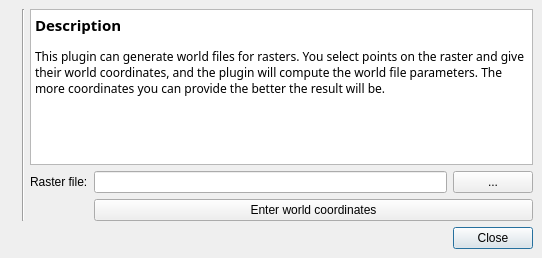
<ui version="4.0" >
 <author></author>
 <comment></comment>
 <exportmacro></exportmacro>
 <class>QgsGeorefPluginGuiBase</class>
 <widget class="QDialog" name="QgsGeorefPluginGuiBase" >
  <property name="geometry" >
   <rect>
    <x>0</x>
    <y>0</y>
    <width>542</width>
    <height>258</height>
   </rect>
  </property>
  <property name="windowTitle" >
   <string>Georeferencer</string>
  </property>
  <property name="windowIcon" >
   <iconset resource="georeferencer.qrc" >:/icon.png</iconset>
  </property>
  <layout class="QGridLayout" >
   <property name="margin" >
    <number>9</number>
   </property>
   <property name="spacing" >
    <number>6</number>
   </property>
   <item row="1" column="2" >
    <widget class="QLabel" name="textLabel1" >
     <property name="text" >
      <string>Raster file:</string>
     </property>
    </widget>
   </item>
   <item row="0" column="2" colspan="3" >
    <widget class="QTextEdit" name="textEdit" >
     <property name="html" >
      <string>&lt;html>&lt;head>&lt;meta name="qrichtext" content="1" />&lt;/head>&lt;body style=" white-space: pre-wrap; font-family:Sans Serif; font-size:9pt; font-weight:400; font-style:normal; text-decoration:none;">&lt;p style=" margin-top:16px; margin-bottom:12px; margin-left:0px; margin-right:0px; -qt-block-indent:0; text-indent:0px;">&lt;span style=" font-size:11pt; font-weight:600;">Description&lt;/span>&lt;/p>&lt;p style=" margin-top:12px; margin-bottom:12px; margin-left:0px; margin-right:0px; -qt-block-indent:0; text-indent:0px;">This plugin can generate world files for rasters. You select points on the raster and give their world coordinates, and the plugin will compute the world file parameters. The more coordinates you can provide the better the result will be.&lt;/p>&lt;/body>&lt;/html></string>
     </property>
    </widget>
   </item>
   <item rowspan="3" row="0" column="0" >
    <widget class="QLabel" name="pixmapLabel2" >
     <property name="maximumSize" >
      <size>
       <width>150</width>
       <height>32767</height>
      </size>
     </property>
     <property name="pixmap" >
      <pixmap resource="georeferencer.qrc" >:/georef.png</pixmap>
     </property>
     <property name="scaledContents" >
      <bool>true</bool>
     </property>
    </widget>
   </item>
   <item row="3" column="0" colspan="5" >
    <layout class="QHBoxLayout" >
     <property name="margin" >
      <number>0</number>
     </property>
     <property name="spacing" >
      <number>6</number>
     </property>
     <item>
      <spacer>
       <property name="orientation" >
        <enum>Qt::Horizontal</enum>
       </property>
       <property name="sizeType" >
        <enum>QSizePolicy::Expanding</enum>
       </property>
       <property name="sizeHint" >
        <size>
         <width>441</width>
         <height>21</height>
        </size>
       </property>
      </spacer>
     </item>
     <item>
      <widget class="QPushButton" name="pbnClose" >
       <property name="text" >
        <string>Close</string>
       </property>
      </widget>
     </item>
    </layout>
   </item>
   <item rowspan="3" row="0" column="1" >
    <widget class="Line" name="line1" >
     <property name="maximumSize" >
      <size>
       <width>2</width>
       <height>32767</height>
      </size>
     </property>
     <property name="frameShape" >
      <enum>QFrame::VLine</enum>
     </property>
     <property name="frameShadow" >
      <enum>QFrame::Sunken</enum>
     </property>
     <property name="orientation" >
      <enum>Qt::Vertical</enum>
     </property>
    </widget>
   </item>
   <item row="2" column="3" colspan="2" >
    <widget class="QPushButton" name="pbnEnterWorldCoords" >
     <property name="text" >
      <string>Enter world coordinates</string>
     </property>
    </widget>
   </item>
   <item row="1" column="4" >
    <widget class="QPushButton" name="pbnSelectRaster" >
     <property name="sizePolicy" >
      <sizepolicy>
       <hsizetype>0</hsizetype>
       <vsizetype>0</vsizetype>
       <horstretch>0</horstretch>
       <verstretch>0</verstretch>
      </sizepolicy>
     </property>
     <property name="text" >
      <string>...</string>
     </property>
    </widget>
   </item>
   <item row="1" column="3" >
    <widget class="QLineEdit" name="leSelectRaster" >
     <property name="sizePolicy" >
      <sizepolicy>
       <hsizetype>7</hsizetype>
       <vsizetype>0</vsizetype>
       <horstretch>0</horstretch>
       <verstretch>0</verstretch>
      </sizepolicy>
     </property>
    </widget>
   </item>
  </layout>
 </widget>
 <layoutdefault spacing="6" margin="11" />
 <pixmapfunction></pixmapfunction>
 <resources>
  <include location="georeferencer.qrc" />
 </resources>
 <connections/>
</ui>
